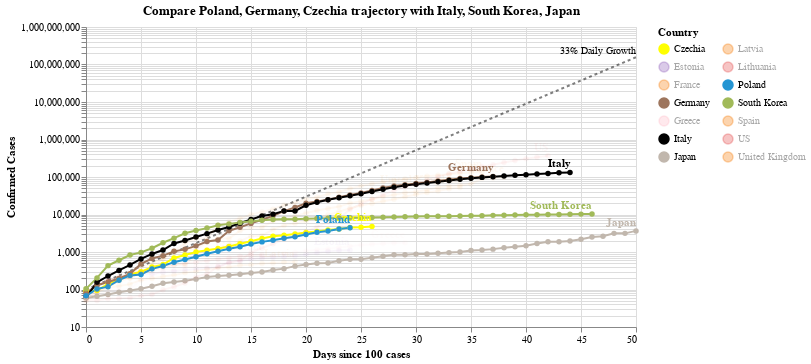

The cell this chart's notebook holds for it:
### Code cell
#hide_input
chart2 = make_since_chart(['Poland', 'Germany', 'Czechia'])
chart2

### Figure 1 — Vega-Lite specification as saved in the notebook (floating-point values rounded to 4 significant figures; data arrays with more than 128 entries replaced by an {"elided": "..."} marker saying what was removed)
{"config": {"view": {"continuousWidth": 400, "continuousHeight": 300}}, "layer": [{"mark": {"type": "line", "color": "black", "opacity": 0.5, "strokeDash": [3, 3]}, "encoding": {"x": {"type": "quantitative", "field": "Days since 100 cases"}, "y": {"type": "quantitative", "field": "Confirmed Cases"}}}, {"mark": {"type": "text", "align": "right", "dy": -6, "fontSize": 10, "text": "33% Daily Growth"}, "encoding": {"x": {"type": "quantitative", "field": "Days since 100 cases"}, "y": {"type": "quantitative", "field": "Confirmed Cases"}}, "transform": [{"filter": "(datum['Days since 100 cases'] >= 50)"}]}, {"data": {"name": "data-f4f0965e6e7788556afae7c78b87bdf8"}, "mark": {"type": "line", "point": true}, "encoding": {"color": {"type": "nominal", "field": "Country", "legend": {"columns": 2}, "scale": {"domain": ["Czechia", "Estonia", "France", "Germany", "Greece", "Italy", "Japan", "Latvia", "Lithuania", "Poland", "South Korea", "Spain", "US", "United Kingdom"], "range": ["yellow", "#9467bd", "#F58518", "#9D755D", "pink", "black", "#C1B7AD", "#F58518", "#E45756", "#2495D3", "#A1BA59", "#F58518", "#E45756", "#F58518"]}}, "opacity": {"condition": {"value": 1, "selection": "selector002"}, "value": 0.05}, "tooltip": [{"type": "nominal", "field": "Country"}, {"type": "temporal", "field": "Date"}, {"type": "quantitative", "field": "Confirmed Cases"}, {"type": "quantitative", "field": "Days since 100 cases"}], "x": {"type": "quantitative", "field": "Days since 100 cases"}, "y": {"type": "quantitative", "field": "Confirmed Cases", "scale": {"type": "log"}}}, "selection": {"selector002": {"type": "multi", "fields": ["Country"], "bind": "legend", "init": [{"Country": "Poland"}, {"Country": "Germany"}, {"Country": "Czechia"}, {"Country": "Italy"}, {"Country": "South Korea"}, {"Country": "Japan"}]}}, "width": 550}, {"data": {"name": "data-f4f0965e6e7788556afae7c78b87bdf8"}, "mark": {"type": "text", "align": "right", "dy": -8, "fontWeight": "bold"}, "encoding": {"color": {"type": "nominal", "field": "Country", "legend": {"columns": 2}, "scale": {"domain": ["Czechia", "Estonia", "France", "Germany", "Greece", "Italy", "Japan", "Latvia", "Lithuania", "Poland", "South Korea", "Spain", "US", "United Kingdom"], "range": ["yellow", "#9467bd", "#F58518", "#9D755D", "pink", "black", "#C1B7AD", "#F58518", "#E45756", "#2495D3", "#A1BA59", "#F58518", "#E45756", "#F58518"]}}, "opacity": {"condition": {"value": 1, "selection": "selector002"}, "value": 0.05}, "text": {"type": "nominal", "field": "Country"}, "tooltip": [{"type": "nominal", "field": "Country"}, {"type": "temporal", "field": "Date"}, {"type": "quantitative", "field": "Confirmed Cases"}, {"type": "quantitative", "field": "Days since 100 cases"}], "x": {"type": "quantitative", "field": "Days since 100 cases"}, "y": {"type": "quantitative", "field": "Confirmed Cases", "scale": {"type": "log"}}}, "transform": [{"filter": "(datum['Date'] >= 1586131200000)"}], "width": 550}], "data": {"name": "data-9c68bbe2c1c5a8811a4e9882b32864f2"}, "title": "Compare Poland, Germany, Czechia trajectory with Italy, South Korea, Japan", "$schema": "https://vega.github.io/schema/vega-lite/v4.0.2.json", "datasets": {"data-9c68bbe2c1c5a8811a4e9882b32864f2": [{"Days since 100 cases": 0, "Confirmed Cases": 100.0}, {"Days since 100 cases": 1, "Confirmed Cases": 133.0}, {"Days since 100 cases": 2, "Confirmed Cases": 176.9}, {"Days since 100 cases": 3, "Confirmed Cases": 235.3}, {"Days since 100 cases": 4, "Confirmed Cases": 312.9}, {"Days since 100 cases": 5, "Confirmed Cases": 416.2}, {"Days since 100 cases": 6, "Confirmed Cases": 553.5}, {"Days since 100 cases": 7, "Confirmed Cases": 736.1}, {"Days since 100 cases": 8, "Confirmed Cases": 979.1}, {"Days since 100 cases": 9, "Confirmed Cases": 1302.0}, {"Days since 100 cases": 10, "Confirmed Cases": 1732.0}, {"Days since 100 cases": 11, "Confirmed Cases": 2303.0}, {"Days since 100 cases": 12, "Confirmed Cases": 3064.0}, {"Days since 100 cases": 13, "Confirmed Cases": 4074.0}, {"Days since 100 cases": 14, "Confirmed Cases": 5419.0}, {"Days since 100 cases": 15, "Confirmed Cases": 7207.0}, {"Days since 100 cases": 16, "Confirmed Cases": 9586.0}, {"Days since 100 cases": 17, "Confirmed Cases": 12750.0}, {"Days since 100 cases": 18, "Confirmed Cases": 16960.0}, {"Days since 100 cases": 19, "Confirmed Cases": 22550.0}, {"Days since 100 cases": 20, "Confirmed Cases": 29990.0}, {"Days since 100 cases": 21, "Confirmed Cases": 39890.0}, {"Days since 100 cases": 22, "Confirmed Cases": 53060.0}, {"Days since 100 cases": 23, "Confirmed Cases": 70560.0}, {"Days since 100 cases": 24, "Confirmed Cases": 93850.0}, {"Days since 100 cases": 25, "Confirmed Cases": 124800.0}, {"Days since 100 cases": 26, "Confirmed Cases": 166000.0}, {"Days since 100 cases": 27, "Confirmed Cases": 220800.0}, {"Days since 100 cases": 28, "Confirmed Cases": 293700.0}, {"Days since 100 cases": 29, "Confirmed Cases": 390600.0}, {"Days since 100 cases": 30, "Confirmed Cases": 519500.0}, {"Days since 100 cases": 31, "Confirmed Cases": 690900.0}, {"Days since 100 cases": 32, "Confirmed Cases": 918900.0}, {"Days since 100 cases": 33, "Confirmed Cases": 1222000.0}, {"Days since 100 cases": 34, "Confirmed Cases": 1625000.0}, {"Days since 100 cases": 35, "Confirmed Cases": 2162000.0}, {"Days since 100 cases": 36, "Confirmed Cases": 2875000.0}, {"Days since 100 cases": 37, "Confirmed Cases": 3824000.0}, {"Days since 100 cases": 38, "Confirmed Cases": 5086000.0}, {"Days since 100 cases": 39, "Confirmed Cases": 6764000.0}, {"Days since 100 cases": 40, "Confirmed Cases": 8996000.0}, {"Days since 100 cases": 41, "Confirmed Cases": 11970000.0}, {"Days since 100 cases": 42, "Confirmed Cases": 15910000.0}, {"Days since 100 cases": 43, "Confirmed Cases": 21170000.0}, {"Days since 100 cases": 44, "Confirmed Cases": 28150000.0}, {"Days since 100 cases": 45, "Confirmed Cases": 37440000.0}, {"Days since 100 cases": 46, "Confirmed Cases": 49790000.0}, {"Days since 100 cases": 47, "Confirmed Cases": 66230000.0}, {"Days since 100 cases": 48, "Confirmed Cases": 88080000.0}, {"Days since 100 cases": 49, "Confirmed Cases": 117100000.0}, {"Days since 100 cases": 50, "Confirmed Cases": 155800000.0}], "data-f4f0965e6e7788556afae7c78b87bdf8": {"elided": "479 records"}}}
